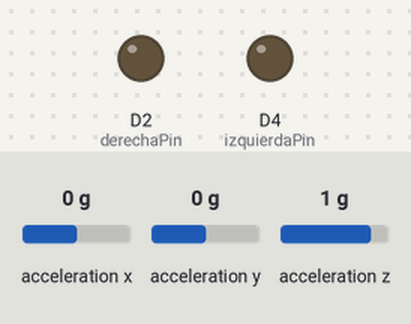
Simulated run of this sketch. Board: Arduino Nano 33 BLE. Parts: output pins drawn as LEDs (lit = HIGH). The test bench sets the inputs (shaded band); at power-on: acceleration x 0 g, acceleration y 0 g, acceleration z 1 g. What the sketch prints to the serial monitor is not drawn.

Above: at 1.2 s.
1.3 s: acceleration x set to -0.3 g
At 1.6 s:
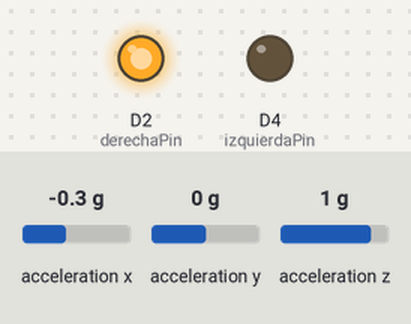
2.8 s: acceleration x set to 0.8 g
At 4.0 s:
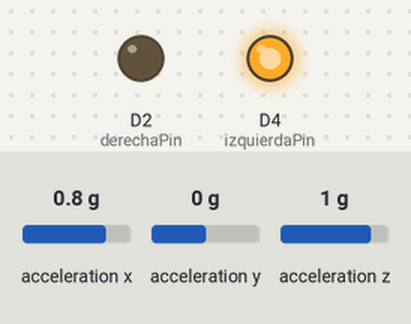
4.3 s: acceleration x set to 0.3 g
5.8 s: acceleration x set to 0 g
At 6.3 s:
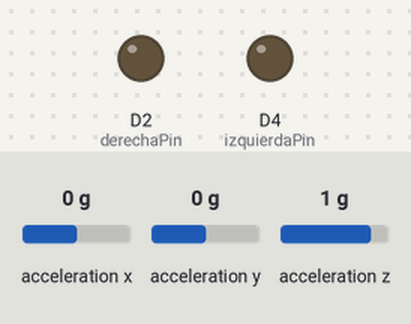
7.3 s: acceleration x set to -1.4 g
At 8.6 s:
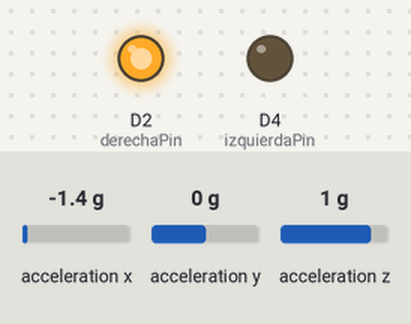
Timing chart, 0 to 9.8 s (numbered marks = the images above; inputs shaded):
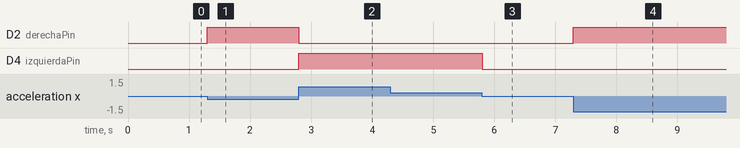

Measured:
- the behaviour switches between -0.1 and -0.2 g on acceleration x (found by bisection; images 0 and 1)
- the behaviour switches between 0.2 and 0.1 g on acceleration x (found by bisection; images 2 and 3)
- after the input at 1.3 s, D2 (derechaPin): LOW → HIGH at once
- after the input at 2.8 s, D2 (derechaPin): HIGH → LOW at once; D4 (izquierdaPin): LOW → HIGH at once
- after the input at 5.8 s, D4 (izquierdaPin): HIGH → LOW at once
- after the input at 7.3 s, D2 (derechaPin): LOW → HIGH at once

The sketch:

Periferico.ino
```cpp
// Generar un periférico que permita mover la raqueta dentro del juego mediante un acelerómetro
// Maximiliano De La Cruz Lima  A01798048
// Leyberth Jaaziel Castillo Guerra A01749505
// TE2002B

#include "Arduino_BMI270_BMM150.h"

float x, y, z;
const int izquierdaPin = 4;
const int derechaPin = 2;
int gradosX = 0;
int gradosY = 0;

void setup() {
  Serial.begin(9600);

  pinMode(izquierdaPin, OUTPUT);
  pinMode(derechaPin, OUTPUT);

  if (!IMU.begin()) {
    Serial.println("Error al iniciar el IMU!");
    while (1);
  }
}

void loop() {

  if (IMU.accelerationAvailable())
  {
    IMU.readAcceleration(x, y, z);

    if(x > 0.2){
      x = 100*x;
      gradosX = map(x, 0, 97, 0, 90);
      digitalWrite(izquierdaPin, HIGH);
      digitalWrite(derechaPin, LOW);
      Serial.println("Izquierda");
      Serial.println(digitalRead(izquierdaPin));
      Serial.println(digitalRead(derechaPin));
    }
    else if(x < -0.2){
      x = 100*x;
      gradosX = map(x, 0, -100, 0, 90);
      digitalWrite(derechaPin, HIGH);
      digitalWrite(izquierdaPin, LOW);
      Serial.println("Derecha");
      Serial.println(digitalRead(izquierdaPin));
      Serial.println(digitalRead(derechaPin));
    }
    else {
      Serial.println("Detenido");
      digitalWrite(izquierdaPin, LOW);
      digitalWrite(derechaPin, LOW);
    }
  }
}
```
